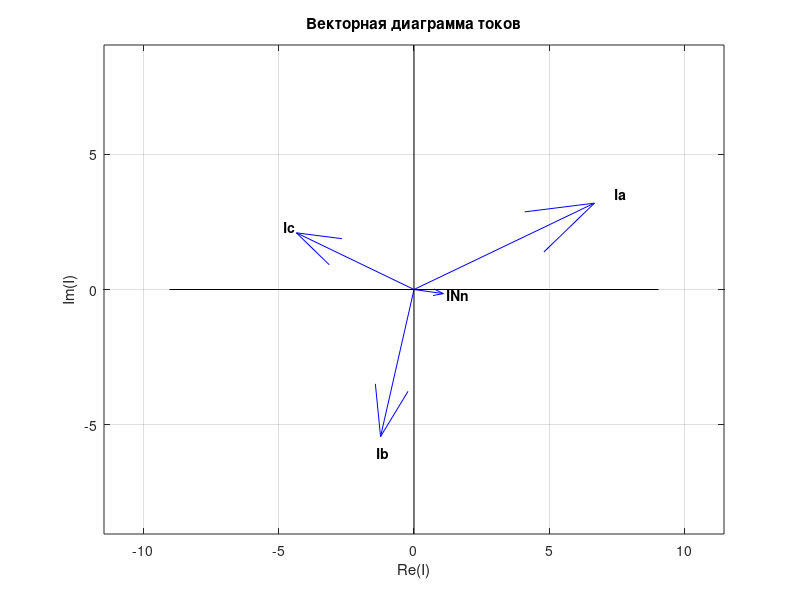
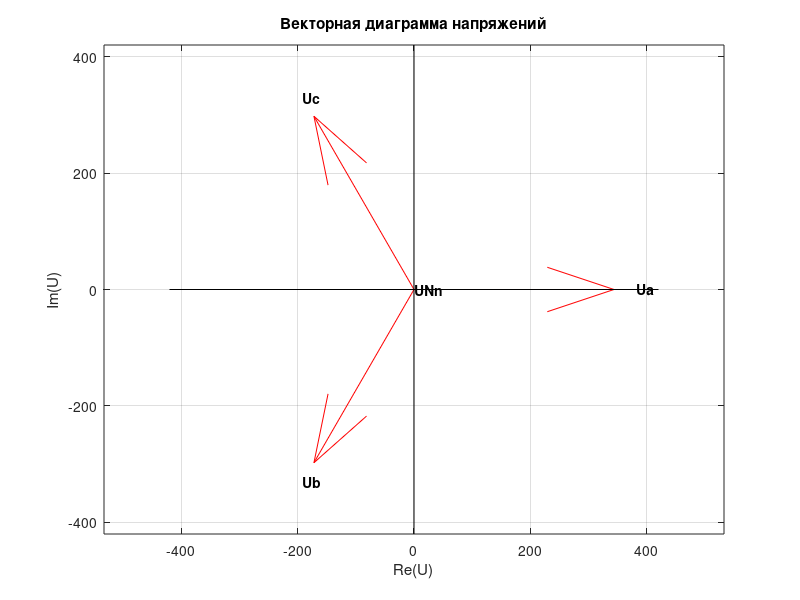

These charts were generated, in order, by the following MATLAB code:
clear

% ЭДС
Ea = 382;
Eb = 382*exp(-1j*2*pi/3);
Ec = 382*exp(1j*2*pi/3);

% АКТИВНОЕ СОПРОТИВЛЕНИЕ
Ra = 42;
Rb = 59;
Rc = 59;
R_Nn = 0.09;

% ЁМКОСТЬ
Ca = 220e-6;
Cb = 242e-6;
Cc = 110e-6;

% ЧАСТОТА
f = 36;
w = 2 * pi * f;
% РЕАКТИВНОЕ СОПРОТИВЛЕНИЕ
Xa = - 1 / (w*Ca);
Xb = - 1 / (w*Cb);
Xc = - 1 / (w*Cc);

%% ПОДСЧЁТ 
Za = Ra + 1j * Xa;
Zb = Rb + 1j * Xb;
Zc = Rc + 1j * Xc;

% ПРОВОДИМОСТЬ
Ya = 1 / Za;
Yb = 1 / Zb;
Yc = 1 / Zc;
Y_Nn = 1 / R_Nn;

% НАПРЯЖЕНИЕ СМЕЩЕНИЯ НЕЙТРАЛИ 
U_Nn = (Ya*Ea + Yb*Eb + Yc*Ec) / (Ya + Yb + Yc + Y_Nn);

% НАПРЯЖЕНИЯ
Ua = Ea - U_Nn;
Ub = Eb - U_Nn;
Uc = Ec - U_Nn;

% СИЛЫ ТОКА 
Ia = Ua*Ya;
Ib = Ub*Yb;
Ic = Uc*Yc;

% СИЛА ТОКА НУЛЕВОГО ПРОВОДА
I_Nn = Ia + Ib + Ic;

% УГЛЫ
phi_a = atan(Xa/Ra);
phi_b = atan(Xb/Rb);
phi_c = atan(Xc/Rc);

% МОЩНОСТИ
Pa = Ia*Ua*cos(phi_a);
Pb = Ib*Ub*cos(phi_b);
Pc = Ic*Uc*cos(phi_c);

% РЕЗУЛЬТАТЫ В ТАБЛИЦУ 3.1
Ua_abs = abs(Ua)
Ub_abs = abs(Ub)
Uc_abs = abs(Uc)

Ia_abs = abs(Ia)
Ib_abs = abs(Ib)
Ic_abs = abs(Ic)

Pa_abs = abs(Pa)
Pb_abs = abs(Pb)
Pc_abs = abs(Pc)

U_Nn_abs = abs(U_Nn)

I_Nn_abs = abs(I_Nn)

Za_abs = abs(Za)
Zb_abs = abs(Zb)
Zc_abs = abs(Zc)

%% ВЕКТОРНАЯ ДИАГРАММА

I = [Ia; Ib; Ic; I_Nn];
U = [Ua; Ub; Uc; U_Nn];

% ДИАГРАММА ТОКОВ
figure
quiver(zeros(size(I,1),1),zeros(size(I,1),1),real(I),imag(I), 'b'),
xlabel('Re(I)'), 
ylabel('Im(I)'),
title('Векторная диаграмма токов'),
grid on,
axis equal;
line([0 0], [-1.1 * abs(max(I)), 1.1 * abs(max(I))], 'Color', 'black')
line([-1.1 * abs(max(I)), 1.1 * abs(max(I))], [0 0], 'Color', 'black')
axis equal
text(real(I(1,1)),imag(I(1,1)),['\bf', 'Ia'])
text(real(I(2,1)),imag(I(2,1)),['\bf', 'Ib'])
text(real(I(3,1)),imag(I(3,1)),['\bf', 'Ic'])
text(real(I(4,1)),imag(I(4,1)),['\bf', 'INn'])

% ДИАГРАММА НАПРЯЖЕНИЙ
figure
quiver(zeros(size(U,1),1),zeros(size(U,1),1),real(U),imag(U), 'r'), 
xlabel('Re(U)'), 
ylabel('Im(U)'),
title('Векторная диаграмма напряжений'),
grid on,
axis equal;
line([0 0], [-1.1 * abs(max(U)), 1.1 * abs(max(U))], 'Color', 'black')
line([-1.1 * abs(max(U)), 1.1 * abs(max(U))], [0 0], 'Color', 'black')
axis equal
text(real(U(1,1)),imag(U(1,1)),['\bf', 'Ua'])
text(real(U(2,1)),imag(U(2,1)),['\bf', 'Ub'])
text(real(U(3,1)),imag(U(3,1)),['\bf', 'Uc'])
text(real(U(4,1)),imag(U(4,1)),['\bf', 'UNn'])